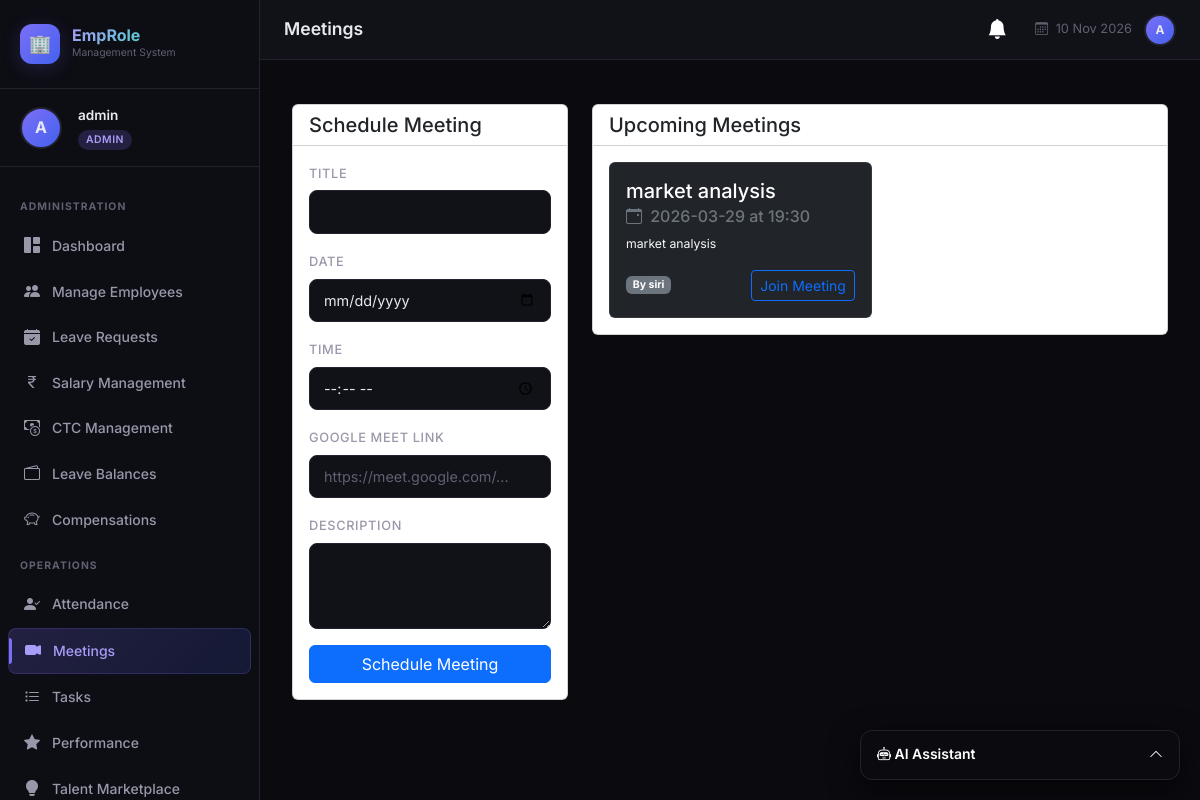
The app's page /hr/meetings (signed in) with its own data.
### tables this page shows
CREATE TABLE meetings (
            id INTEGER PRIMARY KEY AUTOINCREMENT,
            title TEXT NOT NULL,
            date DATE NOT NULL,
            time TIME NOT NULL,
            description TEXT,
            google_meet_link TEXT,
            created_by INTEGER NOT NULL,
            FOREIGN KEY (created_by) REFERENCES users(id)
        );

CREATE TABLE users (
            id INTEGER PRIMARY KEY AUTOINCREMENT,
            username TEXT UNIQUE NOT NULL,
            email TEXT UNIQUE NOT NULL,
            password TEXT NOT NULL,
            role TEXT NOT NULL DEFAULT 'employee',
            created_at DATETIME DEFAULT CURRENT_TIMESTAMP
        );

### extra_routes.py (the view, shortened to what this page needs)
@extra_bp.route('/hr/meetings', methods=['GET', 'POST'])
@login_required
@role_required('hr', 'admin')
def hr_meetings():
    db = get_db()
    meetings = db.execute("SELECT m.*, u.username as creator FROM meetings m JOIN users u ON m.created_by=u.id ORDER BY m.date DESC, m.time DESC").fetchall()
    db.close()
    return render_template('extra/meetings.html', meetings=meetings, role='hr')

### ai_service.py (called while the page is built)
@ai_service_bp.before_app_request
def setup_ai():
    if not hasattr(ai_service_bp, 'schema_initialized'):
        init_ai_schema()
        ai_service_bp.schema_initialized = True

### app.py (called while the page is built)
@app.context_processor
def inject_notifications():
    if 'user_id' in session:
        db = get_db()
        n = db.execute("SELECT * FROM notifications WHERE user_id=? AND is_read=0 ORDER BY created_at DESC LIMIT 5", (session['user_id'],)).fetchall()
        c = db.execute("SELECT COUNT(*) as c FROM notifications WHERE user_id=? AND is_read=0", (session['user_id'],)).fetchone()['c']
        db.close()
        return dict(recent_notifications=n, unread_notifications_count=c)
    return dict(recent_notifications=[], unread_notifications_count=0)

### database.py (called while the page is built)
def get_db():
    conn = sqlite3.connect(DB_PATH)
    conn.row_factory = sqlite3.Row
    conn.execute("PRAGMA foreign_keys = ON")
    return conn

### extra_routes.py (called while the page is built)
def login_required(f):
    @wraps(f)
    def decorated(*args, **kwargs):
        if 'user_id' not in session:
            flash('Please log in to access this page.', 'warning')
            return redirect(url_for('login'))
        return f(*args, **kwargs)
    return decorated

def role_required(*roles):
    def decorator(f):
        @wraps(f)
        def decorated(*args, **kwargs):
            if 'user_id' not in session:
                return redirect(url_for('login'))
            if session.get('role') not in roles:
                flash('Access denied. Insufficient permissions.', 'danger')
                return redirect(url_for('dashboard'))
            return f(*args, **kwargs)
        return decorated
    return decorator

### templates/extra/meetings.html
{% extends 'base.html' %}
{% block page_title %}Meetings{% endblock %}
{% block content %}
<div class="row g-4">
  {% if role == 'hr' %}
  <div class="col-lg-4">
    <div class="card card-custom">
      <div class="card-header bg-transparent"><h5 class="mb-0">Schedule Meeting</h5></div>
      <div class="card-body">
        <form method="POST" action="{{ url_for('extra.hr_meetings') }}">
          <div class="mb-3">
            <label class="form-label">Title</label>
            <input type="text" name="title" class="form-control" required>
          </div>
          <div class="mb-3">
            <label class="form-label">Date</label>
            <input type="date" name="date" class="form-control" required>
          </div>
          <div class="mb-3">
            <label class="form-label">Time</label>
            <input type="time" name="time" class="form-control" required>
          </div>
          <div class="mb-3">
            <label class="form-label">Google Meet Link</label>
            <input type="url" name="google_meet_link" class="form-control" placeholder="https://meet.google.com/...">
          </div>
          <div class="mb-3">
            <label class="form-label">Description</label>
            <textarea name="description" class="form-control" rows="3"></textarea>
          </div>
          <button type="submit" class="btn btn-primary w-100">Schedule Meeting</button>
        </form>
      </div>
    </div>
  </div>
  {% endif %}
  <div class="col-lg-{% if role == 'hr' %}8{% else %}12{% endif %}">
    <div class="card card-custom">
      <div class="card-header bg-transparent"><h5 class="mb-0">Upcoming Meetings</h5></div>
      <div class="card-body">
        <div class="row g-3">
          {% for m in meetings %}
          <div class="col-md-6">
            <div class="card bg-dark border border-secondary border-opacity-25 h-100">
              <div class="card-body">
                <h5 class="card-title text-white">{{ m.title }}</h5>
                <h6 class="card-subtitle mb-2 text-secondary">
                  <i class="bi bi-calendar-event me-1"></i> {{ m.date }} at {{ m.time }}
                </h6>
                <p class="card-text text-light small">{{ m.description }}</p>
                <div class="d-flex justify-content-between align-items-center mt-3">
                  <span class="badge bg-secondary">By {{ m.creator }}</span>
                  {% if m.google_meet_link %}
                  <a href="{{ m.google_meet_link }}" target="_blank" class="btn btn-sm btn-outline-primary">Join Meeting</a>
                  {% endif %}
                </div>
              </div>
            </div>
          </div>
          {% else %}
          <div class="col-12"><p class="text-secondary text-center py-4">No meetings scheduled.</p></div>
          {% endfor %}
        </div>
      </div>
    </div>
  </div>
</div>
{% endblock %}

### static/css/style.css (style rules this page uses)
:root { --bg-primary: #0a0a0f; --bg-secondary: #111118; --bg-card: #16161f; --bg-card-hover: #1e1e2a; --sidebar-bg: #0d0d14; --sidebar-width: 260px; --accent-purple: #7c6ff7; --accent-purple-light: #a89df9; --accent-teal: #00d4aa; --accent-teal-light: #33ddbb; --accent-orange: #ff6b35; --accent-pink: #f72585; --accent-blue: #4361ee; --text-primary: #e8e8f0; --text-secondary: #9898aa; --text-muted: #606070; --border-color: #22222e; --border-glow: rgba(124, 111, 247, 0.3); --shadow-sm: 0 2px 8px rgba(0, 0, 0, 0.4); --shadow-md: 0 4px 20px rgba(0, 0, 0, 0.5); --shadow-lg: 0 8px 40px rgba(0, 0, 0, 0.6); --shadow-accent: 0 4px 20px rgba(124, 111, 247, 0.2); --radius-sm: 8px; --radius-md: 12px; --radius-lg: 16px; --radius-xl: 20px; --transition: all 0.25s cubic-bezier(0.4, 0, 0.2, 1); }
*, *::before, *::after { box-sizing: border-box; margin: 0; padding: 0; }
html { scroll-behavior: smooth; }
body { font-family: 'Inter', -apple-system, BlinkMacSystemFont, sans-serif; background: var(--bg-primary); color: var(--text-primary); min-height: 100vh; overflow-x: hidden; font-size: 14px; line-height: 1.6; }
.form-label { color: var(--text-secondary); font-size: 0.8rem; font-weight: 500; text-transform: uppercase; letter-spacing: 0.05em; margin-bottom: 6px; }
.form-control, .form-select { background: var(--bg-secondary) !important; border: 1px solid var(--border-color) !important; color: var(--text-primary) !important; border-radius: var(--radius-sm) !important; padding: 10px 14px !important; font-size: 0.9rem !important; transition: var(--transition); }
.form-control::placeholder { color: var(--text-muted) !important; }

### records on screen
meetings: title "market analysis", date "2026-03-29", time "19:30", description "market analysis", creator "siri"

### other values on screen
{{ session.username[0].upper() }} "A"
{{ session.username }} "admin"
{{ session.role }} "ADMIN"
